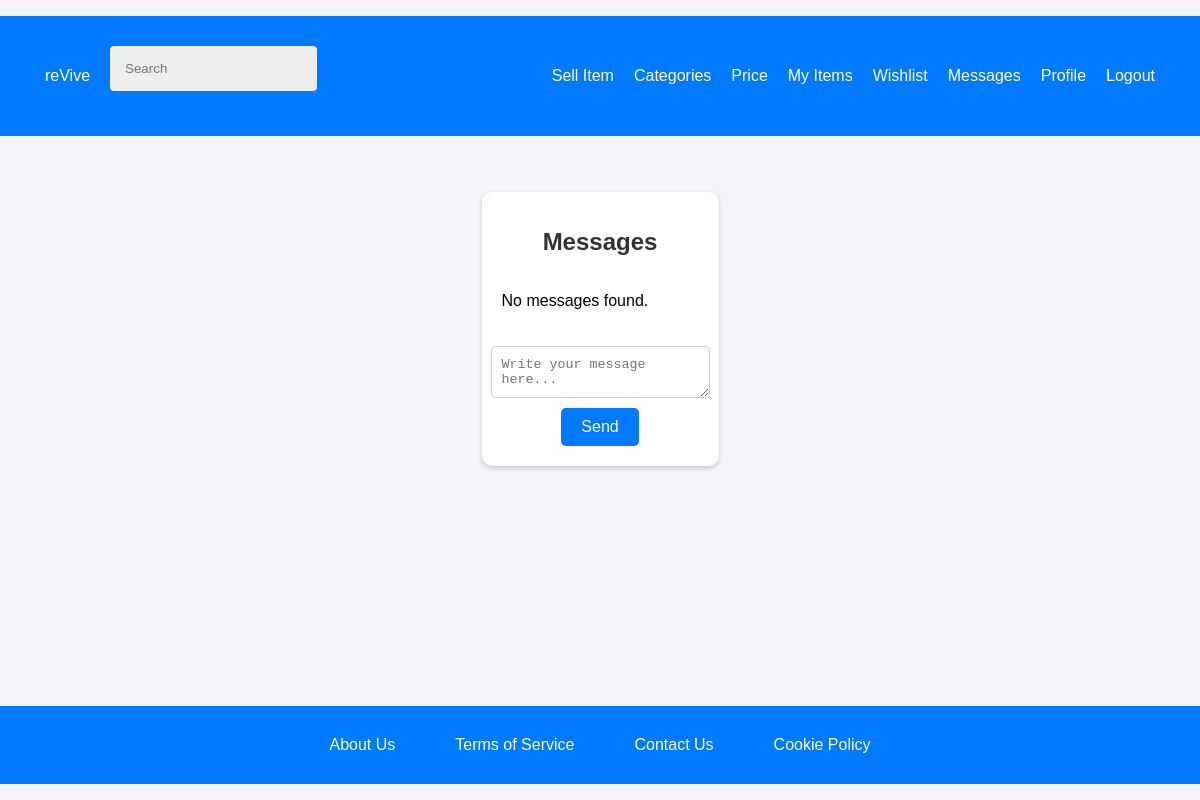
/pages/message.php?item_id=17&receiver_id=5 (signed in), run on an earlier commit of the app's database.
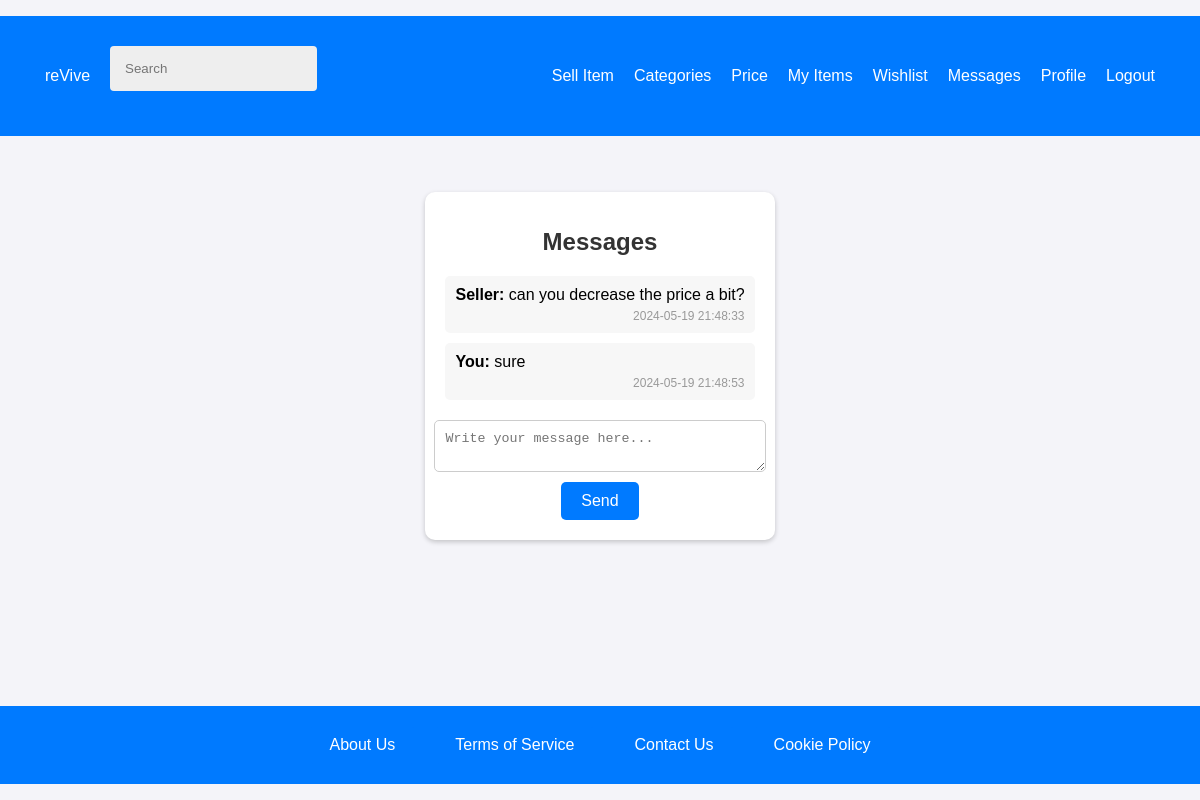
And on a later commit of the database.
### tables this page shows
CREATE TABLE messages (
    id INTEGER PRIMARY KEY AUTOINCREMENT,
    sender_id INTEGER NOT NULL,
    receiver_id INTEGER NOT NULL,
    item_id INTEGER NOT NULL,
    message TEXT NOT NULL,
    timestamp DATETIME DEFAULT CURRENT_TIMESTAMP,
    is_read INT DEFAULT 0,
    FOREIGN KEY (sender_id) REFERENCES users(user_id),
    FOREIGN KEY (receiver_id) REFERENCES users(user_id),
    FOREIGN KEY (item_id) REFERENCES items(item_id)
);

### utils/session.php (called while the page is built, shortened)
<?php
class Session {
    public function getId() {
        return $_SESSION['user_id'] ?? null;
    }
}
?>

### database/messages.class.php (called while the page is built, shortened)
<?php
class Message {
    public static function getMessages(PDO $db, int $user_id, int $receiver_id, int $item_id): array {
        $stmt = $db->prepare('
            SELECT *
            FROM messages
            WHERE (sender_id = ? AND receiver_id = ? OR sender_id = ? AND receiver_id = ?)
            AND item_id = ?
            ORDER BY timestamp ASC
        ');
        $stmt->execute([$user_id, $receiver_id, $receiver_id, $user_id, $item_id]);
        $messages = $stmt->fetchAll(PDO::FETCH_ASSOC);
        $stmt = $db->prepare('UPDATE messages SET is_read = 1 WHERE receiver_id = ? AND sender_id = ? AND item_id = ?');
        $stmt->execute([$user_id, $receiver_id, $item_id]);
        return $messages;
    }
}
?>

### pages/message.php (the view, shortened to what this page needs)
<?php
require_once(__DIR__ . '/../templates/common.php');
require_once(__DIR__ . '/../database/connection.db.php');
require_once(__DIR__ . '/../database/messages.class.php');
require_once(__DIR__ . '/../utils/session.php');
$session = new Session();
$db = getDatabaseConnection();
$itemId = intval($_GET['item_id'] ?? 0);
$receiverId = intval($_GET['receiver_id'] ?? 0);
$senderId = $session->getId();
$messages = Message::getMessages($db, $senderId, $receiverId, $itemId);
?>
<link rel="stylesheet" type="text/css" href="../styles/messages.css">
<div class="messages-container">
    <h1>Messages</h1>
    <div class="message-list">
        <?php if (!empty($messages)): ?>
            <?php foreach ($messages as $message): ?>
                <div class="message">
                    <p><strong><?= htmlspecialchars($message['sender_id']) == $session->getId() ? 'You' : 'Seller' ?>:</strong> <?= htmlspecialchars($message['message']) ?></p>
                    <span class="timestamp"><?= htmlspecialchars($message['timestamp']) ?></span>
                </div>
            <?php endforeach; ?>
        <?php else: ?>
            <p>No messages found.</p>
        <?php endif; ?>
    </div>
    <form action="send_message.php" method="post">
        <textarea name="message" required placeholder="Write your message here..."></textarea>
        <button type="submit">Send</button>
    </form>
</div>

What changed in the data, as far as the page shows it:
added messages: shows "Seller", message "can you decrease the price a bit?", timestamp "2024-05-19 21:48:33"
added messages: shows "You", message "sure", timestamp "2024-05-19 21:48:53"
Also different on the page:
text no longer shown: "No messages found."
